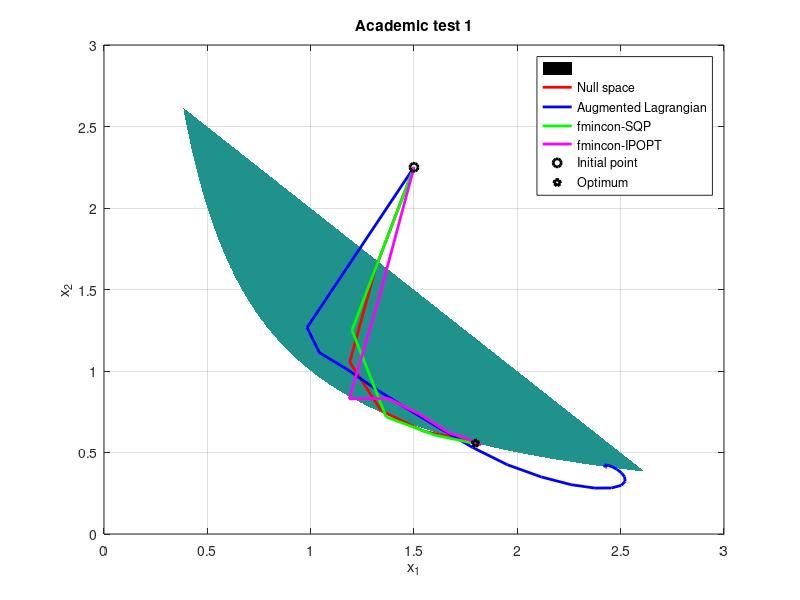

MATLAB code to generate this figure:
%% ACADEMIC PLOT TEST 1 %%
close all

load("NullSpaceVariablesAcademic1.mat");
cost.Null  = c;
it.Null    = 1:length(cost.Null);
% merit.Null = m;
const.Null = h;
% tau.Null   = t;
grad.Null  = g;
dual.Null  = d;
var.Null   = v;
k = var.Null;

load("AugmentedLagrAcademic1.mat");
k2 = v;

load("fminconSQPacademic1.mat");
k3 = v;

load("fminconIPOPTacademic1.mat");
k4 = v;

% c1 = @(x) 1/x(1) - x(2);
% c2 = @(x) x(1)+x(2)-3;

v = 0:0.001:3;  % plotting range from -5 to 5
[x,y] = meshgrid(v);  % get 2-D mesh for x and y
cond1 = 1./x - y < 0;  % check conditions for these values
cond2 = x+y-3 < 0;
cond1 = double(cond1);  % convert to double for plotting
cond2 = double(cond2);
cond1(cond1 == 0) = NaN;  % set the 0s to NaN so they are not plotted
cond2(cond2 == 0) = NaN;
cond = cond1.*cond2;  % multiply the two condaces to keep only the common points
z = 10*ones(length(v(:,2)));
pcolor(x,y,cond);
shading interp
hold on
plot(k(1,:),k(2,:),'r','LineWidth',2)
plot(k2(1,:),k2(2,:),'b','LineWidth',2)
plot(k3(1,:),k3(2,:),'g','LineWidth',2)
plot(k4(1,:),k4(2,:),'m','LineWidth',2)
plot(k(1,1),k(2,1),'o','Color','k','LineWidth',2)
plot(k(1,end),k(2,end),'p','Color','k','LineWidth',2)
grid on
legend('','Null space','Augmented Lagrangian','fmincon-SQP','fmincon-IPOPT','Initial point','Optimum')
title('Academic test 1')
xlabel('x_1')
ylabel('x_2')
% view(0,90)    % change to top view
hold off